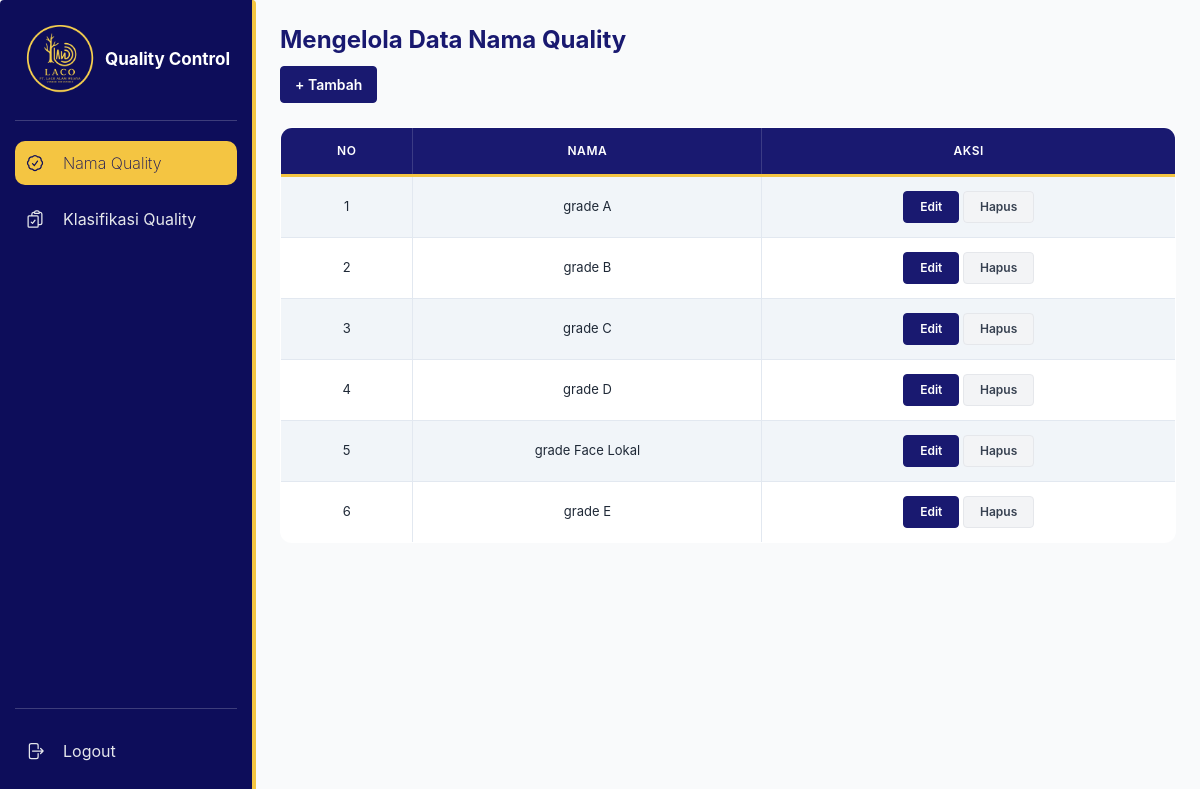
/qc/quality/ (signed in), run on the app's committed database.
### core/models.py (models this page shows, shortened)
class Quality(models.Model):
    quality = models.CharField(max_length=100, blank=True,
    null=True)

### core/views/qc.py (the view)
# urls.py: path('quality/', views.quality_list, name='quality_list'),
@login_required(login_url='login')
@role_required('qualitycontrol')
@never_cache
def quality_list(request):
    data = Quality.objects.all()
    return render(request, 'qc/list_quality.html', {'data': data})

### core/templates/qc/list_quality.html (shortened to what this page needs)
{%load static%}
<!DOCTYPE html>
<html>
<head>
    <script src="https://cdn.tailwindcss.com"></script>
    <link rel="stylesheet" href="{% static 'css/qc.css' %}">
</head>
<body class="bg-gray-50 flex h-screen overflow-hidden text-gray-800">
    {% include 'parts/sidebar_qc.html' %}
    <main class="flex-1 h-full overflow-y-auto p-6">
        <div class="content">
            <h2 class="text-2xl font-bold text-[#191970]" style="margin-bottom: 10px;">Mengelola Data Nama Quality</h2>
            <button class="btn-tambah" onclick="openAddModal()">+ Tambah</button>
            <br><br>
            <table>
                <tr>
                    <th>No</th>
                    <th>Nama</th>
                    <th>Aksi</th>
                </tr>
                {% for s in data %}
                <tr>
                    <td>{{ forloop.counter }}</td>
                    <td>{{ s.quality }}</td>
                    <td>
                        <button class="btn-action btn-edit" onclick="openEditModal('{{ s.id }}','{{ s.quality }}')">Edit</button>
                        <button class="btn-action btn-hapus" onclick="openDeleteModal('{{ s.id }}')">Hapus</button>
                    </td>
                </tr>
                {% endfor %}
            </table>
        </div>
    </main>
</body>
</html>

### core/static/css/qc.css (style rules this page uses)
main { margin-left: 256px; }
table { width: 100%; background-color: #ffffff; border-collapse: separate; border-spacing: 0; border-radius: 12px; overflow: hidden; border: 1px solid #e2e8f0; font-size: 13px; }
th { background-color: #191970; color: #ffffff; padding: 14px 16px; text-align: center; font-weight: 600; text-transform: uppercase; font-size: 12px; letter-spacing: 0.05em; border-right: 1px solid rgba(255, 255, 255, 0.15); border-bottom: 3px solid #F4C542; }
th:last-child { border-right: none; }
tbody tr:nth-child(odd) { background-color: #ffffff; }
tbody tr:nth-child(even) { background-color: #f1f5f9; }
td { padding: 14px 16px; border-bottom: 1px solid #e2e8f0; border-right: 1px solid #e2e8f0; vertical-align: middle; text-align: center; }
td:last-child { border-right: none; }
tbody tr:last-child td { border-bottom: none; }
.content { width: 100%; }
.btn-tambah { padding: 7px 14px; border-radius: 4px; font-family: inherit; font-size: 14px; font-weight: 600; cursor: pointer; transition: 0.2s; background-color: #191970; color: #ffffff; border: 1px solid #191970; }
.btn-action { padding: 6px 16px; border-radius: 4px; font-size: 12px; font-weight: 600; cursor: pointer; transition: all 0.2s ease; border: none; display: inline-flex; align-items: center; justify-content: center; }
.btn-edit { background-color: #191970; color: #ffffff; border: 1px solid #191970; }
.btn-hapus { background-color: #F3F4F6; color: #374151; border: 1px solid #e5e7eb; }
::placeholder { color: #94a3b8; opacity: 0.8; }

### core/static/css/sidebar_qc.css (style rules this page uses)
body { font-family: 'Inter', sans-serif; }
main { margin-left: 256px; }

### data on the page
Quality: quality "grade A"
Quality: quality "grade B"
Quality: quality "grade C"
Quality: quality "grade D"
Quality: quality "grade Face Lokal"
Quality: quality "grade E"
